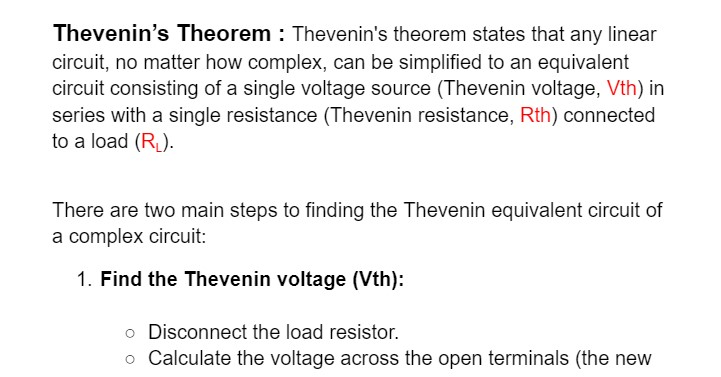
#> input picture images/random text.jpg, 721 x 377 px
$ jupyter execute --allow-errors tesseract.ipynb
#> lines starting #> are read from the running program, lines starting #| are printed output that depends on the picture; after the words box and inside, x2 and y2 are one past the last pixel; in counts of white or black regions, pixels touching at a corner belong together
# Page segmentation modes:
0. Orientation and script detection (OSD) only.
1. Automatic page segmentation with OSD.
2. Automatic page segmentation, but no OSD, or OCR.
3. Fully automatic page segmentation, but no OSD. (Default)       ----- It merge `One or multiple linesapce` into `single linespace`
4. Assume a single column of text of variable sizes.
5. Assume a single uniform block of vertically aligned text.
6. Assume a single uniform block of text.                         ----- It ignores the `linesapce`
7. Treat the image as a single text line.
8. Treat the image as a single word.
9. Treat the image as a single word in a circle.
10. Treat the image as a single character.
11. Sparse text. Find as much text as possible in no particular order.
12. Sparse text with OSD.
13. Raw line. Treat the image as a single text line, bypassing hacks that are Tesseract-specific.

# OCR Engine modes:
0. Legacy engine only.
1. Neural nets LSTM engine only.
2. Legacy + LSTM engines.
3. Default, based on what is available.

[Tutorial One](https://youtu.be/6DjFscX4I_c?si=vkp9xgPOoYR4BKAw)
[Tutorial Two](https://youtu.be/PY_N1XdFp4w?si=xuB2asYUh_UVpk6y)

[cell 1]
import numpy as np
import cv2
import pytesseract

[cell 2]
img = BGRimg = cv2.imread("images/random text.jpg")
#> img is the input picture: shape (377, 721, 3); mean B, G, R 240, 240, 240.3

# cv2 reads an image as BGR i.e. img in BGR format, but tesseract needs RGB format, so convert img(BGR) to img(RGB) before
# sending the img to tesseract
RGBimg = cv2.cvtColor(img, cv2.COLOR_BGR2RGB)

original, modified = BGRimg, RGBimg
cv2.imshow('texts', np.hstack((original, modified)))
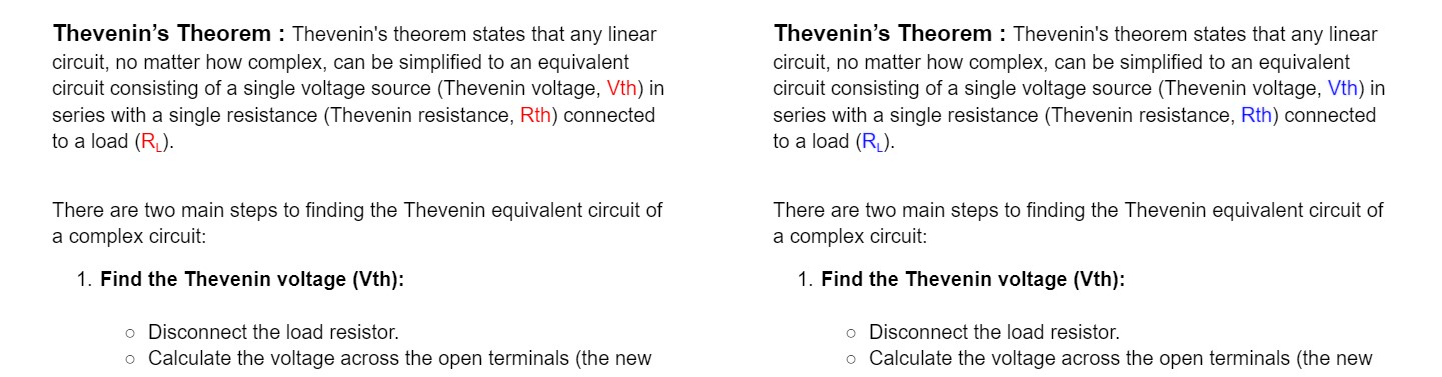
#> window 'texts': shape (377, 1442, 3); mean B, G, R 240.1, 240, 240.1
cv2.waitKey(0)

#                        Read an Image and extract the text and save the extracted text in a file.

#> (a cell that did not finish here is left out)

#                         Detect Each Character and Put Bounding Box, Text on it using `pytesseract.image_to_boxes(image)`

[cell 4]
img = cv2.cvtColor(cv2.imread("images/random text.jpg"), cv2.COLOR_BGR2GRAY)
#> img: shape (377, 721); min 0, max 255, mean 240.1
img = cv2.adaptiveThreshold(img, 255, cv2.ADAPTIVE_THRESH_GAUSSIAN_C, cv2.THRESH_BINARY, blockSize=55, C=4)
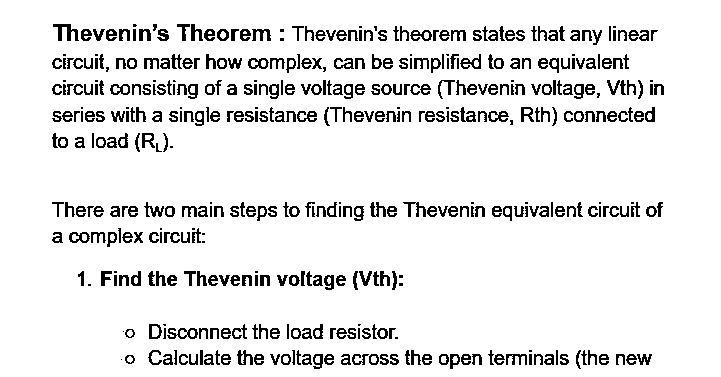
#> img: shape (377, 721); 90.9% white; black in thin lines or dots, all inside (x1, y1, x2, y2) = (52, 24, 664, 369)
#> (the rest of this cell did not finish here and is left out)

```py
`M 69 318 146 389 0` : Character, x of Top Left, y of Bottom Right, x of Bottom Right, y of Top Left

From the Above Code, "x1, y2, x2, y1 = map(int, line.split()[1:-1])", here after x1 its 'y2' not 'y1'. After pasting 'random1.jpg'
on 'paint' software, I saw that for example in `M 69 318 146 389 0`, 69 = x1 and 318 = y2.. x1 and x2 placed correctly but y1 and y2 are not placed correctly..

Now width is calculated from Left to Right in everywhere. In cv2 the height is counted from 'top to bottom' but here 'y1 and y2' is counted from 'bottom to top' which is done by `tesseract.image_to_boxes(image)`. So here tesseract calculate height in opposite way of cv2. But if we want to pass this 'y1, y2' to a cv2 function, calculated by 'tesseract.image_to_boxes()', then we have to convert 'y1, y2' in cv2 format i.e. 'height - y1, height - y2' (height = img.shape[0])

`Summary :`
            `x1, y2, x2, y1 = map(int, line.split()[1:-1])` # From `M 69 318 146 389 0`, [69, 318, 146, 389]
            `Top Left Coordinate, Bottom Right Coordinate = (x1, height - y1), (x2, height - y2)`

But IDK 'x1, y1, x2, y2 = map(int, line.split()[1:-1])' also works here for `cv2.rectangle`, not for `cv2.puttext`.
```

#                         Detect The WOrd and Put Bounding Box and Text on Detected Words using `pytesseract.image_to_data(image)`

[cell 5]
def doit(img) -> None:
    box: str = pytesseract.image_to_data(img, config=r'--psm 8 --oem 3') # for only digits  config=r"--psm 4 --oem 3 outputbase digits"
    # x, y, w, h = map(int, box.splitlines()[-1].split()[6:10]); i = 2
    # img = img[y-i:y+h+i, x-i:x+w+i] # cropping the main info

    box: str = pytesseract.image_to_data(img)
    print(pytesseract.image_to_data(img, config=r'--psm 8 --oem 3'), '\n')
    print(box, '\n')
    print(pytesseract.image_to_string(img), '\n')

    for lineNo, line in enumerate(box.splitlines()):
        line = line.split()
        if lineNo != 0 and len(line) == 12:
            x1, y1, w, h = map(int, line[6:10]) # explanations in below block
            cv2.rectangle(img, (x1, y1), (x1 + w, y1 + h), (0, 0, 0), 1)
            cv2.putText(img, line[-1], (x1, y1), cv2.FONT_HERSHEY_SIMPLEX, 0.5, (0, 0, 255), 1, cv2.LINE_AA)

    cv2.imwrite('Black and White Image.jpg', img)
    cv2.imshow('Detection', img)
    cv2.waitKey(0)

img = cv2.imread("images/random text.jpg")
grayImg = cv2.cvtColor(img, cv2.COLOR_BGR2GRAY)
adaptive_thrsehold = cv2.adaptiveThreshold(grayImg, 255, cv2.ADAPTIVE_THRESH_GAUSSIAN_C, cv2.THRESH_BINARY, blockSize=55, C=4)
threshold, black_and_white_img = cv2.threshold(grayImg, 80, 255, cv2.THRESH_BINARY_INV)
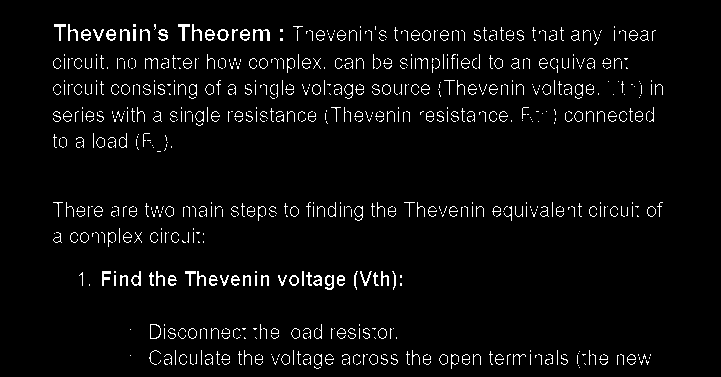
#> black_and_white_img: shape (377, 721); 4% white in thin lines or dots, all inside (x1, y1, x2, y2) = (53, 24, 663, 369)

mainImg = adaptive_thrsehold
doit(mainImg)
#> (the call stopped at in doit, `box: str = pytesseract.image_to_data(img, config=r'--psm 8 --oem 3') #..`: pytesseract is not available in this run)

Here in the above black, when we did `print(box)`, we saw levels from where `left, top` = `Top Left Corner of the Word` = `x1, y1`. This `y1` calculated from `Top to Bottom` which is how cv2 calculates height. In `tesseract.image_to_boxes` we saw `y1, y2` are calculated from `Bottom to Top` which is different from this (tesseract.image_to_data).

`width, height` = `width and height of the Bounding Box which we will put on that Word`
`x2, y2` = `Bottom Right corner of the Word` = `(x1 + width, y1 + height)`

[cell 6]
def doit(img) -> None:
    # box: str = pytesseract.image_to_data(img, config=r'--psm 8 --oem 3') # for only digits  config=r"--psm 4 --oem 3 outputbase digits"
    # xi, yi = map(int, box.splitlines()[-1].split()[6:8])
    # print(xi, yi, '\n')

    box: str = pytesseract.image_to_data(img)
    print(box, '\n')
    print(pytesseract.image_to_string(img), '\n')

    for lineNo, line in enumerate(box.splitlines()):
        line = line.split()
        if lineNo != 0 and len(line) == 12 and line[-1] == 'circuit,':
            x, y, w, h = map(int, line[6:10]) # explanations in below block
            #cv2.rectangle(img, (x, y), (x + w, y + h), (0, 0, 0), 1)
            cv2.putText(img, 'SSS', (0, y+h-2), cv2.FONT_HERSHEY_SIMPLEX, 0.741168, (0, 0, 255), 1, cv2.LINE_AA)
            break

    cv2.imwrite('Black and White Image.jpg', img)
    cv2.imshow('Detection', img)
    cv2.waitKey(0)

img = cv2.imread("images/random text.jpg") # Black and White Image.jpg    images/random text.jpg
grayImg = cv2.cvtColor(img, cv2.COLOR_BGR2GRAY)
adaptive_thrsehold = cv2.adaptiveThreshold(grayImg, 255, cv2.ADAPTIVE_THRESH_GAUSSIAN_C, cv2.THRESH_BINARY, blockSize=55, C=4)
threshold, black_and_white_img = cv2.threshold(grayImg, 80, 255, cv2.THRESH_BINARY_INV)

mainImg = adaptive_thrsehold
doit(mainImg)
#> (the call stopped at in doit, `box: str = pytesseract.image_to_data(img)`: pytesseract is not available in this run)
